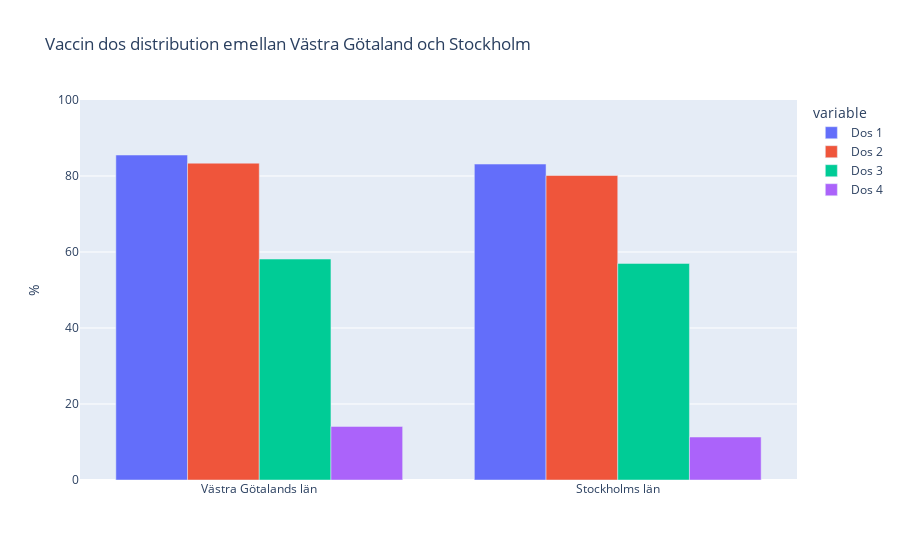

The notebook cell saved with this chart:
### Markdown cell above
### g)

### Code cell
fig = px.bar(
    vaccin_kommun_och_older['Län_namn'],
    x=['Västra Götalands län', 'Stockholms län'],
    y=[
        percent_dose_1[['Västra Götalands län', 'Stockholms län']],
        percent_dose_2[['Västra Götalands län', 'Stockholms län']],
        percent_dose_3[['Västra Götalands län', 'Stockholms län']],
        percent_dose_4[['Västra Götalands län', 'Stockholms län']]
    ],

    barmode='group',
    title='Vaccin dos distribution emellan Västra Götaland och Stockholm',

    labels={
        'value': '%',
        'x': ''
    }
)

fig.update_layout(yaxis_range=[0, 100])

# source: https://stackoverflow.com/questions/64371174/plotly-how-to-change-variable-label-names-for-the-legend-in-a-plotly-express-li
fig.for_each_trace(lambda t: t.update(name=newnames[t.name]))

fig.show()

fig.write_html("Visualiseringar/Vaccin_dos_distribution_emellan_Västra_Götaland_och_Stockholm_.html")

### Figure 1 — Plotly figure (JSON) as saved in the notebook; plotly's stock layout.template omitted (floating-point values rounded to 4 significant figures)
{"data": [{"alignmentgroup": "True", "hovertemplate": "variable=wide_variable_0<br>=%{x}<br>%=%{y}<extra></extra>", "legendgroup": "wide_variable_0", "marker": {"color": "#636efa", "pattern": {"shape": ""}}, "name": "Dos 1", "offsetgroup": "wide_variable_0", "orientation": "v", "showlegend": true, "textposition": "auto", "type": "bar", "x": ["Västra Götalands län", "Stockholms län"], "xaxis": "x", "y": [85.52, 83.14], "yaxis": "y"}, {"alignmentgroup": "True", "hovertemplate": "variable=wide_variable_1<br>=%{x}<br>%=%{y}<extra></extra>", "legendgroup": "wide_variable_1", "marker": {"color": "#EF553B", "pattern": {"shape": ""}}, "name": "Dos 2", "offsetgroup": "wide_variable_1", "orientation": "v", "showlegend": true, "textposition": "auto", "type": "bar", "x": ["Västra Götalands län", "Stockholms län"], "xaxis": "x", "y": [83.37, 80.13], "yaxis": "y"}, {"alignmentgroup": "True", "hovertemplate": "variable=wide_variable_2<br>=%{x}<br>%=%{y}<extra></extra>", "legendgroup": "wide_variable_2", "marker": {"color": "#00cc96", "pattern": {"shape": ""}}, "name": "Dos 3", "offsetgroup": "wide_variable_2", "orientation": "v", "showlegend": true, "textposition": "auto", "type": "bar", "x": ["Västra Götalands län", "Stockholms län"], "xaxis": "x", "y": [58.15, 57.0], "yaxis": "y"}, {"alignmentgroup": "True", "hovertemplate": "variable=wide_variable_3<br>=%{x}<br>%=%{y}<extra></extra>", "legendgroup": "wide_variable_3", "marker": {"color": "#ab63fa", "pattern": {"shape": ""}}, "name": "Dos 4", "offsetgroup": "wide_variable_3", "orientation": "v", "showlegend": true, "textposition": "auto", "type": "bar", "x": ["Västra Götalands län", "Stockholms län"], "xaxis": "x", "y": [14.11, 11.32], "yaxis": "y"}], "layout": {"barmode": "group", "legend": {"title": {"text": "variable"}, "tracegroupgap": 0}, "title": {"text": "Vaccin dos distribution emellan Västra Götaland och Stockholm"}, "xaxis": {"anchor": "y", "domain": [0, 1], "title": {"text": ""}}, "yaxis": {"anchor": "x", "domain": [0, 1], "range": [0, 100], "title": {"text": "%"}}}}
